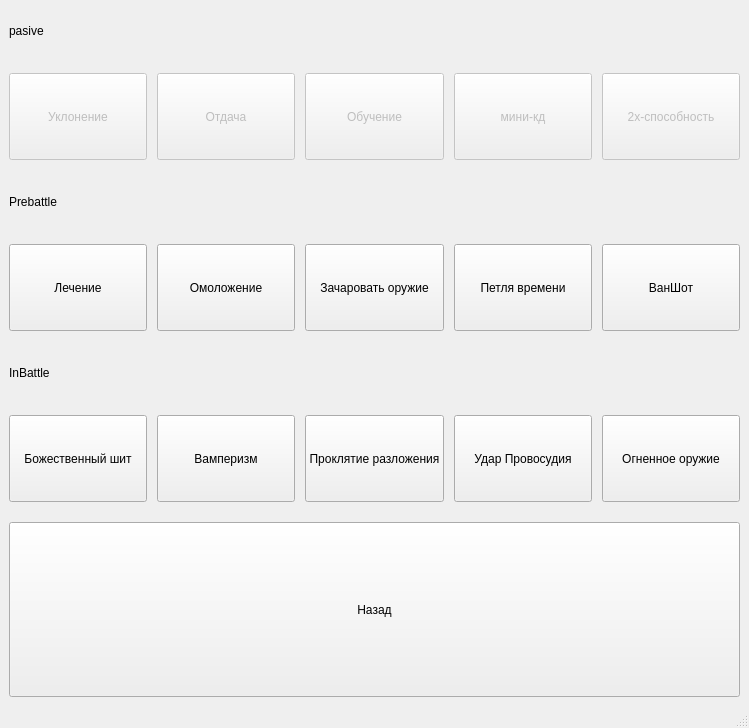
<?xml version="1.0" encoding="UTF-8"?>
<ui version="4.0">
 <class>Ability</class>
 <widget class="QMainWindow" name="Ability">
  <property name="geometry">
   <rect>
    <x>0</x>
    <y>0</y>
    <width>749</width>
    <height>728</height>
   </rect>
  </property>
  <property name="sizePolicy">
   <sizepolicy hsizetype="Preferred" vsizetype="Preferred">
    <horstretch>0</horstretch>
    <verstretch>0</verstretch>
   </sizepolicy>
  </property>
  <property name="windowTitle">
   <string>MainWindow</string>
  </property>
  <widget class="QWidget" name="centralwidget">
   <layout class="QGridLayout" name="gridLayout" rowstretch="1,2,1,2,1,2,4" columnstretch="1,1,1,1,1">
    <property name="horizontalSpacing">
     <number>10</number>
    </property>
    <property name="verticalSpacing">
     <number>20</number>
    </property>
    <item row="3" column="4">
     <widget class="QPushButton" name="b10">
      <property name="sizePolicy">
       <sizepolicy hsizetype="Minimum" vsizetype="Minimum">
        <horstretch>0</horstretch>
        <verstretch>0</verstretch>
       </sizepolicy>
      </property>
      <property name="text">
       <string>ВанШот</string>
      </property>
     </widget>
    </item>
    <item row="3" column="3">
     <widget class="QPushButton" name="b9">
      <property name="sizePolicy">
       <sizepolicy hsizetype="Minimum" vsizetype="Minimum">
        <horstretch>0</horstretch>
        <verstretch>0</verstretch>
       </sizepolicy>
      </property>
      <property name="text">
       <string>Петля времени</string>
      </property>
     </widget>
    </item>
    <item row="5" column="1">
     <widget class="QPushButton" name="b12">
      <property name="sizePolicy">
       <sizepolicy hsizetype="Minimum" vsizetype="Minimum">
        <horstretch>0</horstretch>
        <verstretch>0</verstretch>
       </sizepolicy>
      </property>
      <property name="text">
       <string>Вамперизм</string>
      </property>
     </widget>
    </item>
    <item row="3" column="2">
     <widget class="QPushButton" name="b8">
      <property name="sizePolicy">
       <sizepolicy hsizetype="Minimum" vsizetype="Minimum">
        <horstretch>0</horstretch>
        <verstretch>0</verstretch>
       </sizepolicy>
      </property>
      <property name="text">
       <string>Зачаровать оружие</string>
      </property>
     </widget>
    </item>
    <item row="5" column="2">
     <widget class="QPushButton" name="b13">
      <property name="sizePolicy">
       <sizepolicy hsizetype="Minimum" vsizetype="Minimum">
        <horstretch>0</horstretch>
        <verstretch>0</verstretch>
       </sizepolicy>
      </property>
      <property name="font">
       <font>
        <strikeout>false</strikeout>
        <kerning>true</kerning>
       </font>
      </property>
      <property name="text">
       <string>Проклятие разложения</string>
      </property>
     </widget>
    </item>
    <item row="0" column="0" colspan="5">
     <widget class="QLabel" name="label">
      <property name="text">
       <string>pasive</string>
      </property>
     </widget>
    </item>
    <item row="5" column="3">
     <widget class="QPushButton" name="b14">
      <property name="sizePolicy">
       <sizepolicy hsizetype="Minimum" vsizetype="Minimum">
        <horstretch>0</horstretch>
        <verstretch>0</verstretch>
       </sizepolicy>
      </property>
      <property name="text">
       <string>Удар Провосудия</string>
      </property>
     </widget>
    </item>
    <item row="2" column="0" colspan="5">
     <widget class="QLabel" name="label_2">
      <property name="text">
       <string>Prebattle</string>
      </property>
     </widget>
    </item>
    <item row="5" column="4">
     <widget class="QPushButton" name="b15">
      <property name="sizePolicy">
       <sizepolicy hsizetype="Minimum" vsizetype="Minimum">
        <horstretch>0</horstretch>
        <verstretch>0</verstretch>
       </sizepolicy>
      </property>
      <property name="text">
       <string>Огненное оружие</string>
      </property>
     </widget>
    </item>
    <item row="1" column="3">
     <widget class="QPushButton" name="b4">
      <property name="enabled">
       <bool>false</bool>
      </property>
      <property name="sizePolicy">
       <sizepolicy hsizetype="Minimum" vsizetype="Minimum">
        <horstretch>0</horstretch>
        <verstretch>0</verstretch>
       </sizepolicy>
      </property>
      <property name="text">
       <string>мини-кд</string>
      </property>
     </widget>
    </item>
    <item row="1" column="0">
     <widget class="QPushButton" name="b1">
      <property name="enabled">
       <bool>false</bool>
      </property>
      <property name="sizePolicy">
       <sizepolicy hsizetype="Minimum" vsizetype="Minimum">
        <horstretch>0</horstretch>
        <verstretch>0</verstretch>
       </sizepolicy>
      </property>
      <property name="text">
       <string>Уклонение</string>
      </property>
     </widget>
    </item>
    <item row="1" column="2">
     <widget class="QPushButton" name="b3">
      <property name="enabled">
       <bool>false</bool>
      </property>
      <property name="sizePolicy">
       <sizepolicy hsizetype="Minimum" vsizetype="Minimum">
        <horstretch>0</horstretch>
        <verstretch>0</verstretch>
       </sizepolicy>
      </property>
      <property name="text">
       <string>Обучение</string>
      </property>
     </widget>
    </item>
    <item row="1" column="4">
     <widget class="QPushButton" name="b5">
      <property name="enabled">
       <bool>false</bool>
      </property>
      <property name="sizePolicy">
       <sizepolicy hsizetype="Minimum" vsizetype="Minimum">
        <horstretch>0</horstretch>
        <verstretch>0</verstretch>
       </sizepolicy>
      </property>
      <property name="text">
       <string>2х-способность</string>
      </property>
     </widget>
    </item>
    <item row="1" column="1">
     <widget class="QPushButton" name="b2">
      <property name="enabled">
       <bool>false</bool>
      </property>
      <property name="sizePolicy">
       <sizepolicy hsizetype="Minimum" vsizetype="Minimum">
        <horstretch>0</horstretch>
        <verstretch>0</verstretch>
       </sizepolicy>
      </property>
      <property name="text">
       <string>Отдача</string>
      </property>
     </widget>
    </item>
    <item row="6" column="0" colspan="5">
     <widget class="QPushButton" name="pushButton_16">
      <property name="sizePolicy">
       <sizepolicy hsizetype="Minimum" vsizetype="Minimum">
        <horstretch>0</horstretch>
        <verstretch>0</verstretch>
       </sizepolicy>
      </property>
      <property name="text">
       <string>Назад</string>
      </property>
     </widget>
    </item>
    <item row="3" column="1">
     <widget class="QPushButton" name="b7">
      <property name="sizePolicy">
       <sizepolicy hsizetype="Minimum" vsizetype="Minimum">
        <horstretch>0</horstretch>
        <verstretch>0</verstretch>
       </sizepolicy>
      </property>
      <property name="text">
       <string>Омоложение</string>
      </property>
     </widget>
    </item>
    <item row="3" column="0">
     <widget class="QPushButton" name="b6">
      <property name="sizePolicy">
       <sizepolicy hsizetype="Minimum" vsizetype="Minimum">
        <horstretch>0</horstretch>
        <verstretch>0</verstretch>
       </sizepolicy>
      </property>
      <property name="text">
       <string>Лечение</string>
      </property>
     </widget>
    </item>
    <item row="5" column="0">
     <widget class="QPushButton" name="b11">
      <property name="sizePolicy">
       <sizepolicy hsizetype="Minimum" vsizetype="Minimum">
        <horstretch>0</horstretch>
        <verstretch>0</verstretch>
       </sizepolicy>
      </property>
      <property name="text">
       <string>Божественный шит</string>
      </property>
     </widget>
    </item>
    <item row="4" column="0" colspan="5">
     <widget class="QLabel" name="label_3">
      <property name="sizePolicy">
       <sizepolicy hsizetype="Minimum" vsizetype="Minimum">
        <horstretch>0</horstretch>
        <verstretch>0</verstretch>
       </sizepolicy>
      </property>
      <property name="text">
       <string>InBattle</string>
      </property>
     </widget>
    </item>
   </layout>
  </widget>
  <widget class="QMenuBar" name="menubar">
   <property name="geometry">
    <rect>
     <x>0</x>
     <y>0</y>
     <width>749</width>
     <height>21</height>
    </rect>
   </property>
  </widget>
  <widget class="QStatusBar" name="statusbar"/>
 </widget>
 <resources/>
 <connections/>
</ui>
